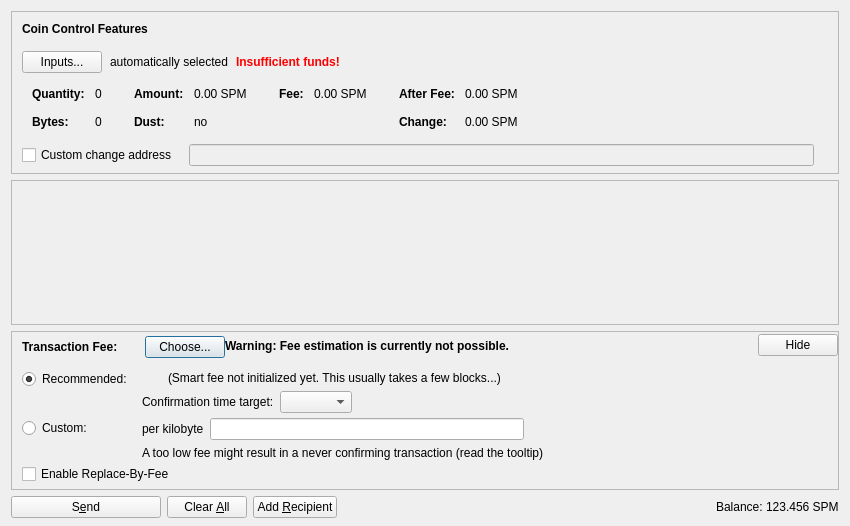
<?xml version="1.0" encoding="UTF-8"?>
<ui version="4.0">
 <class>SendCoinsDialog</class>
 <widget class="QDialog" name="SendCoinsDialog">
  <property name="geometry">
   <rect>
    <x>0</x>
    <y>0</y>
    <width>850</width>
    <height>526</height>
   </rect>
  </property>
  <property name="windowTitle">
   <string>Send Coins</string>
  </property>
  <layout class="QVBoxLayout" name="verticalLayout" stretch="0,1,0,0">
   <property name="bottomMargin">
    <number>8</number>
   </property>
   <item>
    <widget class="QFrame" name="frameCoinControl">
     <property name="sizePolicy">
      <sizepolicy hsizetype="Expanding" vsizetype="Expanding">
       <horstretch>0</horstretch>
       <verstretch>0</verstretch>
      </sizepolicy>
     </property>
     <property name="maximumSize">
      <size>
       <width>16777215</width>
       <height>16777215</height>
      </size>
     </property>
     <property name="frameShape">
      <enum>QFrame::StyledPanel</enum>
     </property>
     <property name="frameShadow">
      <enum>QFrame::Sunken</enum>
     </property>
     <layout class="QVBoxLayout" name="verticalLayoutCoinControl2">
      <property name="spacing">
       <number>0</number>
      </property>
      <property name="leftMargin">
       <number>0</number>
      </property>
      <property name="topMargin">
       <number>0</number>
      </property>
      <property name="rightMargin">
       <number>0</number>
      </property>
      <property name="bottomMargin">
       <number>6</number>
      </property>
      <item>
       <layout class="QVBoxLayout" name="verticalLayoutCoinControl" stretch="0,0,0,0,1">
        <property name="spacing">
         <number>0</number>
        </property>
        <property name="leftMargin">
         <number>10</number>
        </property>
        <property name="topMargin">
         <number>10</number>
        </property>
        <item>
         <layout class="QHBoxLayout" name="horizontalLayoutCoinControl1">
          <property name="bottomMargin">
           <number>15</number>
          </property>
          <item>
           <widget class="QLabel" name="labelCoinControlFeatures">
            <property name="sizePolicy">
             <sizepolicy hsizetype="Preferred" vsizetype="Maximum">
              <horstretch>0</horstretch>
              <verstretch>0</verstretch>
             </sizepolicy>
            </property>
            <property name="font">
             <font>
              <weight>75</weight>
              <bold>true</bold>
             </font>
            </property>
            <property name="styleSheet">
             <string notr="true">font-weight:bold;</string>
            </property>
            <property name="text">
             <string>Coin Control Features</string>
            </property>
           </widget>
          </item>
         </layout>
        </item>
        <item>
         <layout class="QHBoxLayout" name="horizontalLayoutCoinControl2" stretch="0,0,0,0">
          <property name="spacing">
           <number>8</number>
          </property>
          <property name="bottomMargin">
           <number>10</number>
          </property>
          <item>
           <widget class="QPushButton" name="pushButtonCoinControl">
            <property name="styleSheet">
             <string notr="true"/>
            </property>
            <property name="text">
             <string>Inputs...</string>
            </property>
            <property name="autoDefault">
             <bool>false</bool>
            </property>
           </widget>
          </item>
          <item>
           <widget class="QLabel" name="labelCoinControlAutomaticallySelected">
            <property name="text">
             <string>automatically selected</string>
            </property>
            <property name="margin">
             <number>5</number>
            </property>
           </widget>
          </item>
          <item>
           <widget class="QLabel" name="labelCoinControlInsuffFunds">
            <property name="font">
             <font>
              <weight>75</weight>
              <bold>true</bold>
             </font>
            </property>
            <property name="styleSheet">
             <string notr="true">color:red;font-weight:bold;</string>
            </property>
            <property name="text">
             <string>Insufficient funds!</string>
            </property>
            <property name="margin">
             <number>5</number>
            </property>
           </widget>
          </item>
          <item>
           <spacer name="horizontalSpacerCoinControl">
            <property name="orientation">
             <enum>Qt::Horizontal</enum>
            </property>
            <property name="sizeHint" stdset="0">
             <size>
              <width>40</width>
              <height>1</height>
             </size>
            </property>
           </spacer>
          </item>
         </layout>
        </item>
        <item>
         <widget class="QWidget" name="widgetCoinControl" native="true">
          <property name="sizePolicy">
           <sizepolicy hsizetype="Preferred" vsizetype="Preferred">
            <horstretch>0</horstretch>
            <verstretch>0</verstretch>
           </sizepolicy>
          </property>
          <property name="minimumSize">
           <size>
            <width>0</width>
            <height>0</height>
           </size>
          </property>
          <property name="styleSheet">
           <string notr="true"/>
          </property>
          <layout class="QHBoxLayout" name="horizontalLayoutCoinControl5">
           <property name="leftMargin">
            <number>0</number>
           </property>
           <property name="topMargin">
            <number>0</number>
           </property>
           <property name="rightMargin">
            <number>0</number>
           </property>
           <property name="bottomMargin">
            <number>0</number>
           </property>
           <item>
            <layout class="QHBoxLayout" name="horizontalLayoutCoinControl3" stretch="0,0,0,1">
             <property name="spacing">
              <number>20</number>
             </property>
             <property name="topMargin">
              <number>0</number>
             </property>
             <property name="bottomMargin">
              <number>10</number>
             </property>
             <item>
              <layout class="QFormLayout" name="formLayoutCoinControl1">
               <property name="horizontalSpacing">
                <number>10</number>
               </property>
               <property name="verticalSpacing">
                <number>14</number>
               </property>
               <property name="leftMargin">
                <number>10</number>
               </property>
               <property name="topMargin">
                <number>4</number>
               </property>
               <property name="rightMargin">
                <number>6</number>
               </property>
               <item row="0" column="0">
                <widget class="QLabel" name="labelCoinControlQuantityText">
                 <property name="font">
                  <font>
                   <weight>75</weight>
                   <bold>true</bold>
                  </font>
                 </property>
                 <property name="text">
                  <string>Quantity:</string>
                 </property>
                 <property name="margin">
                  <number>0</number>
                 </property>
                </widget>
               </item>
               <item row="0" column="1">
                <widget class="QLabel" name="labelCoinControlQuantity">
                 <property name="cursor">
                  <cursorShape>IBeamCursor</cursorShape>
                 </property>
                 <property name="contextMenuPolicy">
                  <enum>Qt::ActionsContextMenu</enum>
                 </property>
                 <property name="text">
                  <string notr="true">0</string>
                 </property>
                 <property name="margin">
                  <number>0</number>
                 </property>
                 <property name="textInteractionFlags">
                  <set>Qt::LinksAccessibleByMouse|Qt::TextSelectableByKeyboard|Qt::TextSelectableByMouse</set>
                 </property>
                </widget>
               </item>
               <item row="1" column="0">
                <widget class="QLabel" name="labelCoinControlBytesText">
                 <property name="font">
                  <font>
                   <weight>75</weight>
                   <bold>true</bold>
                  </font>
                 </property>
                 <property name="text">
                  <string>Bytes:</string>
                 </property>
                </widget>
               </item>
               <item row="1" column="1">
                <widget class="QLabel" name="labelCoinControlBytes">
                 <property name="cursor">
                  <cursorShape>IBeamCursor</cursorShape>
                 </property>
                 <property name="contextMenuPolicy">
                  <enum>Qt::ActionsContextMenu</enum>
                 </property>
                 <property name="text">
                  <string notr="true">0</string>
                 </property>
                 <property name="textInteractionFlags">
                  <set>Qt::LinksAccessibleByMouse|Qt::TextSelectableByKeyboard|Qt::TextSelectableByMouse</set>
                 </property>
                </widget>
               </item>
              </layout>
             </item>
             <item>
              <layout class="QFormLayout" name="formLayoutCoinControl2">
               <property name="horizontalSpacing">
                <number>10</number>
               </property>
               <property name="verticalSpacing">
                <number>14</number>
               </property>
               <property name="leftMargin">
                <number>6</number>
               </property>
               <property name="topMargin">
                <number>4</number>
               </property>
               <property name="rightMargin">
                <number>6</number>
               </property>
               <item row="0" column="0">
                <widget class="QLabel" name="labelCoinControlAmountText">
                 <property name="font">
                  <font>
                   <weight>75</weight>
                   <bold>true</bold>
                  </font>
                 </property>
                 <property name="text">
                  <string>Amount:</string>
                 </property>
                 <property name="margin">
                  <number>0</number>
                 </property>
                </widget>
               </item>
               <item row="0" column="1">
                <widget class="QLabel" name="labelCoinControlAmount">
                 <property name="cursor">
                  <cursorShape>IBeamCursor</cursorShape>
                 </property>
                 <property name="contextMenuPolicy">
                  <enum>Qt::ActionsContextMenu</enum>
                 </property>
                 <property name="text">
                  <string notr="true">0.00 SPM</string>
                 </property>
                 <property name="textInteractionFlags">
                  <set>Qt::LinksAccessibleByMouse|Qt::TextSelectableByKeyboard|Qt::TextSelectableByMouse</set>
                 </property>
                </widget>
               </item>
               <item row="1" column="0">
                <widget class="QLabel" name="labelCoinControlLowOutputText">
                 <property name="font">
                  <font>
                   <weight>75</weight>
                   <bold>true</bold>
                  </font>
                 </property>
                 <property name="text">
                  <string>Dust:</string>
                 </property>
                </widget>
               </item>
               <item row="1" column="1">
                <widget class="QLabel" name="labelCoinControlLowOutput">
                 <property name="cursor">
                  <cursorShape>IBeamCursor</cursorShape>
                 </property>
                 <property name="contextMenuPolicy">
                  <enum>Qt::ActionsContextMenu</enum>
                 </property>
                 <property name="text">
                  <string notr="true">no</string>
                 </property>
                 <property name="textInteractionFlags">
                  <set>Qt::LinksAccessibleByMouse|Qt::TextSelectableByKeyboard|Qt::TextSelectableByMouse</set>
                 </property>
                </widget>
               </item>
              </layout>
             </item>
             <item>
              <layout class="QFormLayout" name="formLayoutCoinControl3">
               <property name="horizontalSpacing">
                <number>10</number>
               </property>
               <property name="verticalSpacing">
                <number>14</number>
               </property>
               <property name="leftMargin">
                <number>6</number>
               </property>
               <property name="topMargin">
                <number>4</number>
               </property>
               <property name="rightMargin">
                <number>6</number>
               </property>
               <item row="0" column="0">
                <widget class="QLabel" name="labelCoinControlFeeText">
                 <property name="font">
                  <font>
                   <weight>75</weight>
                   <bold>true</bold>
                  </font>
                 </property>
                 <property name="text">
                  <string>Fee:</string>
                 </property>
                 <property name="margin">
                  <number>0</number>
                 </property>
                </widget>
               </item>
               <item row="0" column="1">
                <widget class="QLabel" name="labelCoinControlFee">
                 <property name="cursor">
                  <cursorShape>IBeamCursor</cursorShape>
                 </property>
                 <property name="contextMenuPolicy">
                  <enum>Qt::ActionsContextMenu</enum>
                 </property>
                 <property name="text">
                  <string notr="true">0.00 SPM</string>
                 </property>
                 <property name="textInteractionFlags">
                  <set>Qt::LinksAccessibleByMouse|Qt::TextSelectableByKeyboard|Qt::TextSelectableByMouse</set>
                 </property>
                </widget>
               </item>
              </layout>
             </item>
             <item>
              <layout class="QFormLayout" name="formLayoutCoinControl4">
               <property name="horizontalSpacing">
                <number>10</number>
               </property>
               <property name="verticalSpacing">
                <number>14</number>
               </property>
               <property name="leftMargin">
                <number>6</number>
               </property>
               <property name="topMargin">
                <number>4</number>
               </property>
               <property name="rightMargin">
                <number>6</number>
               </property>
               <item row="0" column="0">
                <widget class="QLabel" name="labelCoinControlAfterFeeText">
                 <property name="font">
                  <font>
                   <weight>75</weight>
                   <bold>true</bold>
                  </font>
                 </property>
                 <property name="text">
                  <string>After Fee:</string>
                 </property>
                 <property name="margin">
                  <number>0</number>
                 </property>
                </widget>
               </item>
               <item row="0" column="1">
                <widget class="QLabel" name="labelCoinControlAfterFee">
                 <property name="cursor">
                  <cursorShape>IBeamCursor</cursorShape>
                 </property>
                 <property name="contextMenuPolicy">
                  <enum>Qt::ActionsContextMenu</enum>
                 </property>
                 <property name="text">
                  <string notr="true">0.00 SPM</string>
                 </property>
                 <property name="textInteractionFlags">
                  <set>Qt::LinksAccessibleByMouse|Qt::TextSelectableByKeyboard|Qt::TextSelectableByMouse</set>
                 </property>
                </widget>
               </item>
               <item row="1" column="0">
                <widget class="QLabel" name="labelCoinControlChangeText">
                 <property name="font">
                  <font>
                   <weight>75</weight>
                   <bold>true</bold>
                  </font>
                 </property>
                 <property name="text">
                  <string>Change:</string>
                 </property>
                </widget>
               </item>
               <item row="1" column="1">
                <widget class="QLabel" name="labelCoinControlChange">
                 <property name="cursor">
                  <cursorShape>IBeamCursor</cursorShape>
                 </property>
                 <property name="contextMenuPolicy">
                  <enum>Qt::ActionsContextMenu</enum>
                 </property>
                 <property name="text">
                  <string notr="true">0.00 SPM</string>
                 </property>
                 <property name="textInteractionFlags">
                  <set>Qt::LinksAccessibleByMouse|Qt::TextSelectableByKeyboard|Qt::TextSelectableByMouse</set>
                 </property>
                </widget>
               </item>
              </layout>
             </item>
            </layout>
           </item>
          </layout>
         </widget>
        </item>
        <item>
         <layout class="QHBoxLayout" name="horizontalLayoutCoinControl4" stretch="0,0,0">
          <property name="spacing">
           <number>12</number>
          </property>
          <property name="sizeConstraint">
           <enum>QLayout::SetDefaultConstraint</enum>
          </property>
          <property name="topMargin">
           <number>5</number>
          </property>
          <property name="rightMargin">
           <number>5</number>
          </property>
          <item>
           <widget class="QCheckBox" name="checkBoxCoinControlChange">
            <property name="toolTip">
             <string>If this is activated, but the change address is empty or invalid, change will be sent to a newly generated address.</string>
            </property>
            <property name="text">
             <string>Custom change address</string>
            </property>
           </widget>
          </item>
          <item>
           <widget class="QValidatedLineEdit" name="lineEditCoinControlChange">
            <property name="enabled">
             <bool>false</bool>
            </property>
            <property name="sizePolicy">
             <sizepolicy hsizetype="Expanding" vsizetype="Fixed">
              <horstretch>0</horstretch>
              <verstretch>0</verstretch>
             </sizepolicy>
            </property>
           </widget>
          </item>
          <item>
           <widget class="QLabel" name="labelCoinControlChangeLabel">
            <property name="sizePolicy">
             <sizepolicy hsizetype="Preferred" vsizetype="Expanding">
              <horstretch>0</horstretch>
              <verstretch>0</verstretch>
             </sizepolicy>
            </property>
            <property name="minimumSize">
             <size>
              <width>0</width>
              <height>0</height>
             </size>
            </property>
            <property name="text">
             <string/>
            </property>
            <property name="margin">
             <number>3</number>
            </property>
           </widget>
          </item>
         </layout>
        </item>
        <item>
         <spacer name="verticalSpacerCoinControl">
          <property name="orientation">
           <enum>Qt::Vertical</enum>
          </property>
          <property name="sizeHint" stdset="0">
           <size>
            <width>800</width>
            <height>1</height>
           </size>
          </property>
         </spacer>
        </item>
       </layout>
      </item>
     </layout>
    </widget>
   </item>
   <item>
    <widget class="QScrollArea" name="scrollArea">
     <property name="widgetResizable">
      <bool>true</bool>
     </property>
     <widget class="QWidget" name="scrollAreaWidgetContents">
      <property name="geometry">
       <rect>
        <x>0</x>
        <y>0</y>
        <width>830</width>
        <height>104</height>
       </rect>
      </property>
      <layout class="QVBoxLayout" name="verticalLayout_2" stretch="0,1">
       <property name="leftMargin">
        <number>0</number>
       </property>
       <property name="topMargin">
        <number>0</number>
       </property>
       <property name="rightMargin">
        <number>0</number>
       </property>
       <property name="bottomMargin">
        <number>0</number>
       </property>
       <item>
        <layout class="QVBoxLayout" name="entries">
         <property name="spacing">
          <number>6</number>
         </property>
        </layout>
       </item>
       <item>
        <spacer name="verticalSpacer">
         <property name="orientation">
          <enum>Qt::Vertical</enum>
         </property>
         <property name="sizeHint" stdset="0">
          <size>
           <width>20</width>
           <height>40</height>
          </size>
         </property>
        </spacer>
       </item>
      </layout>
     </widget>
    </widget>
   </item>
   <item>
    <widget class="QFrame" name="frameFee">
     <property name="sizePolicy">
      <sizepolicy hsizetype="Expanding" vsizetype="Expanding">
       <horstretch>0</horstretch>
       <verstretch>0</verstretch>
      </sizepolicy>
     </property>
     <property name="maximumSize">
      <size>
       <width>16777215</width>
       <height>16777215</height>
      </size>
     </property>
     <property name="frameShape">
      <enum>QFrame::StyledPanel</enum>
     </property>
     <property name="frameShadow">
      <enum>QFrame::Sunken</enum>
     </property>
     <layout class="QVBoxLayout" name="verticalLayoutFee1">
      <property name="spacing">
       <number>0</number>
      </property>
      <property name="leftMargin">
       <number>0</number>
      </property>
      <property name="topMargin">
       <number>0</number>
      </property>
      <property name="rightMargin">
       <number>0</number>
      </property>
      <property name="bottomMargin">
       <number>0</number>
      </property>
      <item>
       <layout class="QVBoxLayout" name="verticalLayoutFee2" stretch="0,0,0">
        <property name="spacing">
         <number>0</number>
        </property>
        <property name="leftMargin">
         <number>10</number>
        </property>
        <property name="topMargin">
         <number>0</number>
        </property>
        <item>
         <layout class="QHBoxLayout" name="horizontalLayoutFee1">
          <property name="bottomMargin">
           <number>0</number>
          </property>
          <item>
           <layout class="QVBoxLayout" name="verticalLayoutFee7">
            <property name="spacing">
             <number>0</number>
            </property>
            <item>
             <spacer name="verticalSpacerSmartFee">
              <property name="orientation">
               <enum>Qt::Vertical</enum>
              </property>
              <property name="sizeType">
               <enum>QSizePolicy::Fixed</enum>
              </property>
              <property name="sizeHint" stdset="0">
               <size>
                <width>1</width>
                <height>4</height>
               </size>
              </property>
             </spacer>
            </item>
            <item>
             <layout class="QHBoxLayout" name="horizontalLayoutSmartFee">
              <property name="spacing">
               <number>10</number>
              </property>
              <item>
               <widget class="QLabel" name="labelFeeHeadline">
                <property name="sizePolicy">
                 <sizepolicy hsizetype="Preferred" vsizetype="Maximum">
                  <horstretch>0</horstretch>
                  <verstretch>0</verstretch>
                 </sizepolicy>
                </property>
                <property name="font">
                 <font>
                  <weight>75</weight>
                  <bold>true</bold>
                 </font>
                </property>
                <property name="styleSheet">
                 <string notr="true">font-weight:bold;</string>
                </property>
                <property name="text">
                 <string>Transaction Fee:</string>
                </property>
               </widget>
              </item>
              <item>
               <widget class="QLabel" name="labelFeeMinimized">
                <property name="text">
                 <string/>
                </property>
               </widget>
              </item>
              <item>
               <widget class="QPushButton" name="buttonChooseFee">
                <property name="text">
                 <string>Choose...</string>
                </property>
               </widget>
              </item>
             </layout>
            </item>
            <item>
             <spacer name="verticalSpacer_5">
              <property name="orientation">
               <enum>Qt::Vertical</enum>
              </property>
              <property name="sizeHint" stdset="0">
               <size>
                <width>1</width>
                <height>1</height>
               </size>
              </property>
             </spacer>
            </item>
           </layout>
          </item>
          <item>
           <widget class="QLabel" name="fallbackFeeWarningLabel">
            <property name="toolTip">
             <string>Using the fallbackfee can result in sending a transaction that will take several hours or days (or never) to confirm. Consider choosing your fee manually or wait until you have validated the complete chain.</string>
            </property>
            <property name="font">
            <font>
                <weight>75</weight>
                <bold>true</bold>
            </font>
            </property>
            <property name="text">
             <string>Warning: Fee estimation is currently not possible.</string>
            </property>
            <property name="wordWrap">
             <bool>false</bool>
            </property>
           </widget>
          </item>
          <item>
           <spacer name="horizontalSpacer_4">
            <property name="orientation">
             <enum>Qt::Horizontal</enum>
            </property>
            <property name="sizeType">
             <enum>QSizePolicy::MinimumExpanding</enum>
            </property>
            <property name="sizeHint" stdset="0">
             <size>
              <width>40</width>
              <height>20</height>
             </size>
            </property>
           </spacer>
          </item>
          <item>
           <widget class="QPushButton" name="buttonMinimizeFee">
            <property name="toolTip">
             <string>Hide transaction fee settings</string>
            </property>
            <property name="text">
             <string>Hide</string>
            </property>
           </widget>
          </item>
         </layout>
        </item>
        <item>
         <widget class="QFrame" name="frameFeeSelection">
          <layout class="QVBoxLayout" name="verticalLayoutFee12">
           <property name="spacing">
            <number>0</number>
           </property>
           <property name="leftMargin">
            <number>0</number>
           </property>
           <property name="topMargin">
            <number>0</number>
           </property>
           <property name="rightMargin">
            <number>0</number>
           </property>
           <property name="bottomMargin">
            <number>0</number>
           </property>
           <item>
            <layout class="QGridLayout" name="gridLayoutFee">
             <property name="topMargin">
              <number>10</number>
             </property>
             <property name="bottomMargin">
              <number>4</number>
             </property>
             <property name="horizontalSpacing">
              <number>10</number>
             </property>
             <property name="verticalSpacing">
              <number>4</number>
             </property>
             <item row="1" column="1">
              <layout class="QVBoxLayout" name="verticalLayoutFee8">
               <property name="spacing">
                <number>6</number>
               </property>
               <item>
                <layout class="QHBoxLayout" name="horizontalLayoutFee13">
                 <item>
                  <widget class="QLabel" name="labelCustomPerKilobyte">
                   <property name="toolTip">
                    <string>Specify a custom fee per kB (1,000 bytes) of the transaction's virtual size.

Note:  Since the fee is calculated on a per-byte basis, a fee of "100 satoshis per kB" for a transaction size of 500 bytes (half of 1 kB) would ultimately yield a fee of only 50 satoshis.</string>
                   </property>
                   <property name="text">
                    <string>per kilobyte</string>
                   </property>
                  </widget>
                 </item>
                 <item>
                  <widget class="SupermanAmountField" name="customFee"/>
                 </item>
                 <item>
                  <spacer name="horizontalSpacer_6">
                   <property name="orientation">
                    <enum>Qt::Horizontal</enum>
                   </property>
                   <property name="sizeHint" stdset="0">
                    <size>
                     <width>1</width>
                     <height>1</height>
                    </size>
                   </property>
                  </spacer>
                 </item>
                </layout>
               </item>
               <item>
                <layout class="QHBoxLayout" name="horizontalLayoutFee8">
                 <item>
                  <widget class="QLabel" name="labelCustomFeeWarning">
                   <property name="enabled">
                    <bool>true</bool>
                   </property>
                   <property name="toolTip">
                    <string>When there is less transaction volume than space in the blocks, miners as well as relaying nodes may enforce a minimum fee. Paying only this minimum fee is just fine, but be aware that this can result in a never confirming transaction once there is more demand for superman transactions than the network can process.</string>
                   </property>
                   <property name="text">
                    <string>A too low fee might result in a never confirming transaction (read the tooltip)</string>
                   </property>
                  </widget>
                 </item>
                 <item>
                  <spacer name="horizontalSpacer_2">
                   <property name="orientation">
                    <enum>Qt::Horizontal</enum>
                   </property>
                   <property name="sizeHint" stdset="0">
                    <size>
                     <width>1</width>
                     <height>1</height>
                    </size>
                   </property>
                  </spacer>
                 </item>
                </layout>
               </item>
              </layout>
             </item>
             <item row="0" column="0">
              <layout class="QVBoxLayout" name="verticalLayoutFee4" stretch="0,1">
               <item>
                <widget class="QRadioButton" name="radioSmartFee">
                 <property name="text">
                  <string>Recommended:</string>
                 </property>
                 <property name="checked">
                  <bool>true</bool>
                 </property>
                 <attribute name="buttonGroup">
                  <string notr="true">groupFee</string>
                 </attribute>
                </widget>
               </item>
               <item>
                <spacer name="verticalSpacer_2">
                 <property name="orientation">
                  <enum>Qt::Vertical</enum>
                 </property>
                 <property name="sizeHint" stdset="0">
                  <size>
                   <width>1</width>
                   <height>1</height>
                  </size>
                 </property>
                </spacer>
               </item>
              </layout>
             </item>
             <item row="1" column="0">
              <layout class="QVBoxLayout" name="verticalLayoutFee9" stretch="0,1">
               <item>
                <widget class="QRadioButton" name="radioCustomFee">
                 <property name="text">
                  <string>Custom:</string>
                 </property>
                 <attribute name="buttonGroup">
                  <string notr="true">groupFee</string>
                 </attribute>
                </widget>
               </item>
               <item>
                <spacer name="verticalSpacer_6">
                 <property name="orientation">
                  <enum>Qt::Vertical</enum>
                 </property>
                 <property name="sizeHint" stdset="0">
                  <size>
                   <width>1</width>
                   <height>1</height>
                  </size>
                 </property>
                </spacer>
               </item>
              </layout>
             </item>
             <item row="0" column="1">
              <layout class="QVBoxLayout" name="verticalLayoutFee3" stretch="0,0,1">
               <property name="spacing">
                <number>6</number>
               </property>
               <property name="topMargin">
                <number>2</number>
               </property>
               <item>
                <layout class="QHBoxLayout" name="horizontalLayoutFee12">
                 <item>
                  <widget class="QLabel" name="labelSmartFee">
                   <property name="text">
                    <string/>
                   </property>
                  </widget>
                 </item>
                 <item>
                  <widget class="QLabel" name="labelFeeEstimation">
                   <property name="text">
                    <string/>
                   </property>
                  </widget>
                 </item>
                 <item>
                  <widget class="QLabel" name="labelSmartFee2">
                   <property name="text">
                    <string>(Smart fee not initialized yet. This usually takes a few blocks...)</string>
                   </property>
                  </widget>
                 </item>
                 <item>
                  <spacer name="horizontalSpacer_5">
                   <property name="orientation">
                    <enum>Qt::Horizontal</enum>
                   </property>
                   <property name="sizeHint" stdset="0">
                    <size>
                     <width>1</width>
                     <height>1</height>
                    </size>
                   </property>
                  </spacer>
                 </item>
                </layout>
               </item>
               <item>
                <layout class="QHBoxLayout" name="horizontalLayoutFee9">
                 <item>
                  <layout class="QVBoxLayout" name="verticalLayoutFee6">
                   <item>
                    <widget class="QLabel" name="labelSmartFee3">
                     <property name="text">
                      <string>Confirmation time target:</string>
                     </property>
                    </widget>
                   </item>
                  </layout>
                 </item>
                 <item>
                  <layout class="QVBoxLayout" name="verticalLayoutFee5">
                   <property name="rightMargin">
                    <number>30</number>
                   </property>
                   <item>
                    <layout class="QHBoxLayout" name="horizontalLayoutConfTarget">
                     <property name="bottomMargin">
                      <number>0</number>
                     </property>
                     <item>
                      <widget class="QComboBox" name="confTargetSelector"/>
                     </item>
                     <item>
                      <spacer name="horizontalSpacerConfTarget">
                       <property name="orientation">
                        <enum>Qt::Horizontal</enum>
                       </property>
                       <property name="sizeHint" stdset="0">
                        <size>
                         <width>40</width>
                         <height>20</height>
                        </size>
                       </property>
                      </spacer>
                     </item>
                    </layout>
                   </item>
                  </layout>
                 </item>
                </layout>
               </item>
               <item>
                <spacer name="verticalSpacer_4">
                 <property name="orientation">
                  <enum>Qt::Vertical</enum>
                 </property>
                 <property name="sizeHint" stdset="0">
                  <size>
                   <width>1</width>
                   <height>1</height>
                  </size>
                 </property>
                </spacer>
               </item>
              </layout>
             </item>
            </layout>
           </item>
           <item>
            <widget class="QCheckBox" name="optInRBF">
             <property name="text">
              <string>Enable Replace-By-Fee</string>
             </property>
             <property name="toolTip">
              <string>With Replace-By-Fee (BIP-125) you can increase a transaction's fee after it is sent. Without this, a higher fee may be recommended to compensate for increased transaction delay risk.</string>
             </property>
            </widget>
           </item>
          </layout>
         </widget>
        </item>
        <item>
         <spacer name="verticalSpacerFee">
          <property name="orientation">
           <enum>Qt::Vertical</enum>
          </property>
          <property name="sizeHint" stdset="0">
           <size>
            <width>40</width>
            <height>5</height>
           </size>
          </property>
         </spacer>
        </item>
       </layout>
      </item>
     </layout>
    </widget>
   </item>
   <item>
    <layout class="QHBoxLayout" name="horizontalLayout">
     <item>
      <widget class="QPushButton" name="sendButton">
       <property name="minimumSize">
        <size>
         <width>150</width>
         <height>0</height>
        </size>
       </property>
       <property name="toolTip">
        <string>Confirm the send action</string>
       </property>
       <property name="text">
        <string>S&amp;end</string>
       </property>
       <property name="icon">
        <iconset resource="../superman.qrc">
         <normaloff>:/icons/send</normaloff>:/icons/send</iconset>
       </property>
       <property name="autoDefault">
        <bool>false</bool>
       </property>
       <property name="default">
        <bool>false</bool>
       </property>
      </widget>
     </item>
     <item>
      <widget class="QPushButton" name="clearButton">
       <property name="sizePolicy">
        <sizepolicy hsizetype="Minimum" vsizetype="Fixed">
         <horstretch>0</horstretch>
         <verstretch>0</verstretch>
        </sizepolicy>
       </property>
       <property name="toolTip">
        <string>Clear all fields of the form.</string>
       </property>
       <property name="text">
        <string>Clear &amp;All</string>
       </property>
       <property name="icon">
        <iconset resource="../superman.qrc">
         <normaloff>:/icons/remove</normaloff>:/icons/remove</iconset>
       </property>
       <property name="autoDefault">
        <bool>false</bool>
       </property>
      </widget>
     </item>
     <item>
      <widget class="QPushButton" name="addButton">
       <property name="toolTip">
        <string>Send to multiple recipients at once</string>
       </property>
       <property name="text">
        <string>Add &amp;Recipient</string>
       </property>
       <property name="icon">
        <iconset resource="../superman.qrc">
         <normaloff>:/icons/add</normaloff>:/icons/add</iconset>
       </property>
       <property name="autoDefault">
        <bool>false</bool>
       </property>
      </widget>
     </item>
     <item>
      <spacer name="horizontalSpacer">
       <property name="orientation">
        <enum>Qt::Horizontal</enum>
       </property>
       <property name="sizeHint" stdset="0">
        <size>
         <width>40</width>
         <height>20</height>
        </size>
       </property>
      </spacer>
     </item>
     <item>
      <layout class="QHBoxLayout" name="horizontalLayout_2">
       <property name="spacing">
        <number>3</number>
       </property>
       <item>
        <widget class="QLabel" name="labelBalanceName">
         <property name="sizePolicy">
          <sizepolicy hsizetype="Preferred" vsizetype="Fixed">
           <horstretch>0</horstretch>
           <verstretch>0</verstretch>
          </sizepolicy>
         </property>
         <property name="text">
          <string>Balance:</string>
         </property>
        </widget>
       </item>
       <item>
        <widget class="QLabel" name="labelBalance">
         <property name="sizePolicy">
          <sizepolicy hsizetype="Preferred" vsizetype="Fixed">
           <horstretch>0</horstretch>
           <verstretch>0</verstretch>
          </sizepolicy>
         </property>
         <property name="cursor">
          <cursorShape>IBeamCursor</cursorShape>
         </property>
         <property name="text">
          <string notr="true">123.456 SPM</string>
         </property>
         <property name="textInteractionFlags">
          <set>Qt::LinksAccessibleByMouse|Qt::TextSelectableByKeyboard|Qt::TextSelectableByMouse</set>
         </property>
        </widget>
       </item>
      </layout>
     </item>
    </layout>
   </item>
  </layout>
 </widget>
 <customwidgets>
  <customwidget>
   <class>QValidatedLineEdit</class>
   <extends>QLineEdit</extends>
   <header>qt/qvalidatedlineedit.h</header>
  </customwidget>
  <customwidget>
   <class>SupermanAmountField</class>
   <extends>QLineEdit</extends>
   <header>qt/supermanamountfield.h</header>
   <container>1</container>
  </customwidget>
 </customwidgets>
 <resources>
  <include location="../superman.qrc"/>
 </resources>
 <connections/>
 <buttongroups>
  <buttongroup name="groupFee"/>
 </buttongroups>
</ui>
